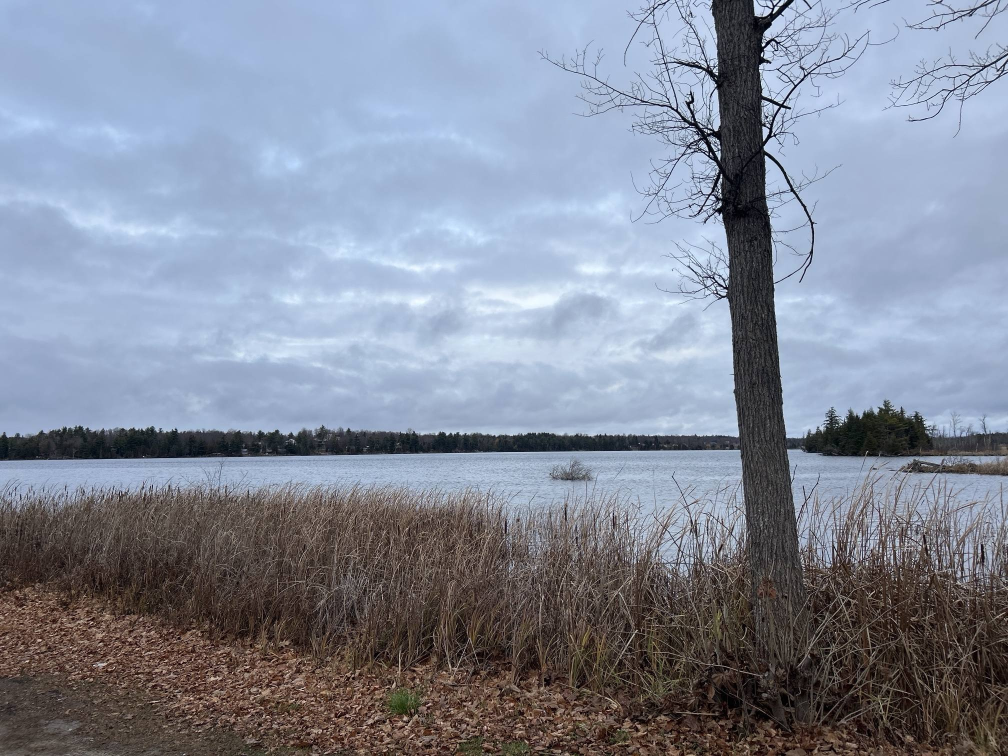
#> input picture projects/artifact-studio/_build/photos/lake.jpg, 2016 x 1512 px (shown at 1/2 size)
$ python prepare_assets.py --lake photos/lake.jpg --sunset photos/sunset.jpg --fonts path/to/font/folder
#> lines starting #> are read from the running program, lines starting #| are printed output that depends on the picture
"""Prepare everything the gallery page embeds: the photo, measurements taken from it,
line art traced from it, and subset fonts. Writes assets.json next to this script.

Usage: python3 prepare_assets.py --lake photos/lake.jpg --sunset photos/sunset.jpg --fonts path/to/font/folder
The font folder must hold the .ttf files listed in FONTS below (all are on Google Fonts, SIL OFL 1.1).
Needs: pillow, numpy, fonttools, brotli.
"""
import argparse, base64, io, json, random, subprocess, os, tempfile
from PIL import Image, ImageOps
import numpy as np
ap=argparse.ArgumentParser(); ap.add_argument('--lake',default='photos/lake.jpg'); ap.add_argument('--sunset',default='photos/sunset.jpg'); ap.add_argument('--fonts',default='fonts'); ap.add_argument('--quality',type=int,default=72)
args=ap.parse_args()
HERE=os.path.dirname(os.path.abspath(__file__))
SRC=args.lake
im = ImageOps.exif_transpose(Image.open(SRC)).convert('RGB')
#> im is the input picture: PIL image 2016x1512 RGB; mean R, G, B 130.9, 137.9, 153.7
W0,H0 = im.size
#> W0 = 2016; H0 = 1512
buf=io.BytesIO(); im.save(buf,'JPEG',quality=args.quality,optimize=True,progressive=True)  # saved without metadata
photo=base64.b64encode(buf.getvalue()).decode()
# analysis on 1600x1200
a=np.asarray(im.resize((1600,1200),Image.LANCZOS)).astype(float); H,W,_=a.shape
#> after `H, W, _ = a.shape`: H = 1200; W = 1600
lum=(0.2126*a[...,0]+0.7152*a[...,1]+0.0722*a[...,2])/255
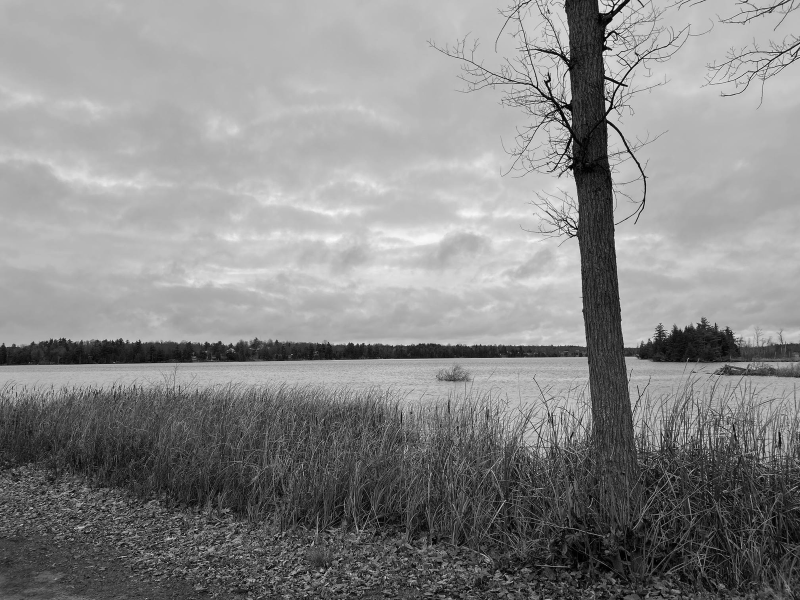
#> lum: shape (1200, 1600) float64 (shown at 1/2 size); min 0, max 1, mean 0.539
N=48
rows=[];
for i in range(N):
    y0,y1=int(i*H/N),int((i+1)*H/N)
    c=a[y0:y1].reshape(-1,3).mean(0)
    rows.append({'b':round(float(lum[y0:y1].mean())*100,1),'c':'#%02x%02x%02x'%tuple(int(round(v)) for v in c)})
#> this loop made 48 passes
#> c on passes 1 to 12: [159, 178, 210.2], [158.9, 177.7, 209.4], [159.9, 178.9, 210.1], [158, 177, 207.4], [155.6, 174.1, 204.1], [158.9, 178.1, 208.2], [159.4, 178.7, 209.1], [160.4, 180.2, 211.2], [158.8, 178.5, 209.4], [157.6, 177.1, 207.9], [157.1, 176.2, 206.7], [156.4, 175.2, 205.2]
#> after the loop, rows = 48 items
def first_dark(x,y0,y1,th,w=10):
#> called with x = 0, y0 = 600, y1 = 790, th = 0.36, w = 10
    col=lum[y0:y1,x:x+w].mean(axis=1); idx=np.where(col<th)[0]
#> after `col = lum[y0:y1, x:x + w].mean(axis=1)`: col = 190 values, max 0.713 at index 159, min 0.0656 at index 120, mean 0.529
#> after `idx = np.where(col < th)[0]`: idx = 40 values from 91 to 130
    return int(y0+idx[0]) if len(idx) else None
tree=[(x,first_dark(x,600,790,0.36)) for x in range(0,1150,10)]
#> tree = 115 pairs, first value 0 to 1140, second value 678 to 695
isl=[(x,first_dark(x,600,790,0.36)) for x in range(1250,1600,10)]
# bottom of far shore = first bright row below treeline
def shore_bottom(x,y):
    col=lum[y:y+80,x:x+10].mean(axis=1); idx=np.where(col>0.5)[0]
    return int(y+idx[0]) if len(idx) else y+30
trunk=[]
for y in range(0,900,25):
    r=lum[y:y+25,1080:1340].mean(axis=0); d=np.where(r<0.36)[0]
    runs=[];s=p=d[0]
    for v in d[1:]:
        if v!=p+1: runs.append((s,p)); s=v
        p=v
    runs.append((s,p)); s,p=max(runs,key=lambda t:t[1]-t[0]); trunk.append((y+12,1080+int(s),1080+int(p)))
#> this loop made 36 passes
#> after the loop, trunk = 36 items, first 6: (12, 1131, 1195), (37, 1135, 1223), (62, 1138, 1209), (87, 1139, 1212), (112, 1140, 1204), (137, 1138, 1207)
# smooth trunk edges with linear fit
ys=np.array([t[0] for t in trunk]); L=np.polyfit(ys,[t[1] for t in trunk],2); R=np.polyfit(ys,[t[2] for t in trunk],2)
#> after `ys = np.array([t[0] for t in trunk])`: ys = 36 values from 12 to 887
#> after `L = np.polyfit(ys, [t[1] for t in trunk], 2)`: L = [7.49e-05, 0.00667, 1136.7]
#> after `R = np.polyfit(ys, [t[2] for t in trunk], 2)`: R = [6.7e-05, 0.0119, 1206.3]
reed=[]
for x in range(0,1600,8):
    if 1120<x<1300: continue
    col=lum[770:1000,x:x+8].mean(axis=1)
    y=None
    for i in range(len(col)-25):
        if col[i]<0.42 and col[i:i+25].mean()<0.45: y=770+i; break
    reed.append((x,y if y else 900))
#> after the loop, reed = 178 pairs, first value 0 to 1592, second value 781 to 917
# kmeans palette
small=np.asarray(im.resize((160,120))).reshape(-1,3).astype(float)
rng=np.random.default_rng(3);k=6;c=small[rng.choice(len(small),k,replace=False)]
#> after `c = small[rng.choice(len(small), k, replace=False)]`: c = [[161, 184, 218], [85, 91, 109], [161, 180, 212], [66, 59, 56], [164, 183, 215], [44, 34, 29]]
for _ in range(60):
    d=((small[:,None]-c[None])**2).sum(-1); l=d.argmin(1)
    c=np.array([small[l==i].mean(0) if (l==i).any() else c[i] for i in range(k)])
#> after the loop, c = [[165.1, 184.8, 215.9], [120.9, 121, 128.8], [152.5, 166.7, 191.4], [89.16, 74.67, 67.65], [186, 205.1, 231.8], [52.89, 44.9, 41.78]]
cnt=np.bincount(l,minlength=k)/len(l)
#> cnt = [0.355, 0.0467, 0.12, 0.186, 0.123, 0.17]
pal=[{'hex':'#%02x%02x%02x'%tuple(int(round(v)) for v in c[i]),'share':round(float(cnt[i])*100,1)} for i in np.argsort(-cnt)]
#> pal = 6 items
# ---- line art paths (viewBox 1600x1200)
def poly(pts): return 'M'+' L'.join(f'{x},{y}' for x,y in pts)
P={}
P['tree']=poly([(x,y) for x,y in tree if y])
P['shore']=poly([(x,shore_bottom(x,y)) for x,y in tree if y][::-1])
#> in shore_bottom, `col = lum[y:y + 80, x:x + 10].mean(axis=1)`: col = 80 values, max 0.713 at index 68, min 0.0656 at index 29, mean 0.392
#> in shore_bottom, `idx = np.where(col > 0.5)[0]`: idx = 39 values from 41 to 79
P['isl']=poly([(x,y) for x,y in isl if y])
tl=[(round(float(np.polyval(L,y))),y) for y in range(0,1001,50)]; tr_=[(round(float(np.polyval(R,y))),y) for y in range(0,1001,50)]
#> after `tl = [(round(float(np.polyval(L, y))), y) for y in range(0, 1001, 50)]`: tl = [(1137, 0), (1137, 50), (1138, 100), (1139, 150), (1141, 200), (1143, 250), (1145, 300), (1148, 350), (1151, 400), (1155, 450), (1159, 500), (1163, 550), (1168, 600), (1173, 650), (1178, 700), (1184, 750), (1190, 800), (1196, 850), (1203, 900), (1211, 950), (1218, 1000)]
#> after `tr_ = [(round(float(np.polyval(R, y))), y) for y in range(0, 1001, 50)`: tr_ = [(1206, 0), (1207, 50), (1208, 100), (1210, 150), (1211, 200), (1213, 250), (1216, 300), (1219, 350), (1222, 400), (1225, 450), (1229, 500), (1233, 550), (1238, 600), (1242, 650), (1247, 700), (1253, 750), (1259, 800), (1265, 850), (1271, 900), (1278, 950), (1285, 1000)]
P['trunkL']=poly(tl); P['trunkR']=poly(tr_)
random.seed(11)
bark=[]
for i in range(26):
    y=random.randint(20,900); xl=np.polyval(L,y); xr=np.polyval(R,y); x=xl+(xr-xl)*random.uniform(.15,.85); h=random.randint(25,70)
    bark.append(f'M{x:.0f},{y} l{random.randint(-3,5)},{h}')
#> this loop made 26 passes
#> (xl, xr, x) on passes 1 to 12: (1157.4, 1227.6, 1210.5), (1162.1, 1232.2, 1214.6), (1195.5, 1263.9, 1230.3), (1138.5, 1208.5, 1170.9), (1164.9, 1234.9, 1215.1), (1170.5, 1240.3, 1228.9), (1173.5, 1243.1, 1184.7), (1137.7, 1207.6, 1149.9), (1192, 1260.6, 1224.6), (1163.1, 1233.2, 1185.1), (1136.9, 1206.6, 1179.7), (1153.8, 1224.2, 1213.5)
#> after the loop, bark = 26 items, first 6: 'M1210,483 l4,54', 'M1215,540 l-1,37', 'M1230,843 l-1,65', 'M1171,116 l-2,34', 'M1215,571 l-3,69', 'M1229,629 l-1,53'
P['bark']=' '.join(bark)
P['branches']=' '.join([
 'M1150,175 Q1040,150 960,120 Q900,95 862,88','M1040,150 Q1010,110 985,70','M990,128 Q950,150 905,165','M1010,137 Q1000,95 1030,60',
 'M1152,235 Q1090,260 1040,300 Q1010,330 1000,345','M1090,262 Q1075,300 1085,335','M1160,400 Q1110,415 1070,450 Q1060,470 1085,478',
 'M1208,235 Q1262,270 1284,320 Q1296,380 1272,446','M1205,95 Q1270,60 1330,22','M1270,60 Q1300,75 1320,110',
 'M1600,95 Q1500,110 1418,128 Q1450,90 1470,60','M1500,110 Q1520,150 1560,170'])
rip=[]
for i in range(16):
    y=random.randint(722,790); x=random.randint(20,1050); w=random.randint(50,170); rip.append(f'M{x},{y} h{w}')
#> this loop made 16 passes
#> (y, x, w) on passes 1 to 12: (760, 60, 76), (745, 827, 159), (734, 106, 68), (749, 924, 83), (723, 693, 156), (759, 810, 59), (731, 204, 76), (753, 51, 126), (769, 781, 129), (780, 280, 125), (783, 297, 160), (771, 394, 130)
#> after the loop, rip = ['M60,760 h76', 'M827,745 h159', 'M106,734 h68', 'M924,749 h83', 'M693,723 h156', 'M810,759 h59', 'M204,731 h76', 'M51,753 h126', 'M781,769 h129', 'M280,780 h125', 'M297,783 h160', 'M394,771 h130', 'M656,741 h166', 'M530,751 h142', 'M344,746 h144', 'M815,747 h162']
for i in range(5):
    y=random.randint(730,800); x=random.randint(1300,1500); rip.append(f'M{x},{y} h{random.randint(40,90)}')
#> this loop made 5 passes
#> (y, x) on passes 1 to 5: (791, 1454), (783, 1312), (743, 1309), (762, 1361), (780, 1365)
#> after the loop, rip = 21 items, first 6: 'M60,760 h76', 'M827,745 h159', 'M106,734 h68', 'M924,749 h83', 'M693,723 h156', 'M810,759 h59'
P['ripples']=' '.join(rip)
P['bush']='M905,760 Q880,740 872,728 M905,760 Q896,735 890,722 M905,760 Q906,738 910,724 M905,760 Q922,742 934,730 M905,760 Q930,752 942,746 M880,762 h52'
rd=[]
for x,y in reed:
    for j in range(1):
        xx=x+random.randint(0,7); top=y-random.randint(0,38); base=min(1010,y+random.randint(60,170)); lean=random.randint(-14,14)
        rd.append(f'M{xx},{base} Q{xx+lean//2},{(top+base)//2} {xx+lean},{top}')
#> this loop made 178 passes
#> (x, y) on passes 1 to 3: (0, 793), (8, 799), (16, 806)
#> after the loop, rd = 178 items, first 6: 'M7,919 Q2,847 -2,775', 'M9,888 Q9,839 10,791', 'M17,893 Q13,841 9,789', 'M24,907 Q23,858 23,809', 'M39,868 Q32,827 26,786', 'M42,912 Q43,849 44,787'
P['reeds']=' '.join(rd)
cat=[]
for x,y in reed[::7]:
    xx=x+random.randint(-6,6); t=y-random.randint(30,60); cat.append(f'M{xx},{t} v{random.randint(16,24)}')
#> this loop made 26 passes
#> (x, y, xx, t) on passes 1 to 12: (0, 793, 2, 761), (56, 801, 59, 753), (112, 801, 116, 757), (168, 791, 174, 761), (224, 784, 222, 748), (280, 785, 285, 746), (336, 782, 341, 728), (392, 785, 390, 727), (448, 795, 445, 754), (504, 787, 503, 728), (560, 796, 559, 744), (616, 791, 619, 742)
#> after the loop, cat = 26 items, first 6: 'M2,761 v22', 'M59,753 v23', 'M116,757 v20', 'M174,761 v17', 'M222,748 v17', 'M285,746 v23'
P['cattails']=' '.join(cat)
P['ground']='M0,1010 Q300,985 620,1040 T1150,1030 T1600,1000'
# ---- fonts
FD=args.fonts.rstrip('/')+'/'; TMP=tempfile.mkdtemp()
FONTS=[('np7','NationalPark-Bold.ttf'),('np4','NationalPark-Regular.ttf'),('cp4','CrimsonPro-Regular.ttf'),('cp4i','CrimsonPro-Italic.ttf'),('cp7','CrimsonPro-Bold.ttf'),
 ('is4','InstrumentSans-Regular.ttf'),('is7','InstrumentSans-Bold.ttf'),('jb4','JetBrainsMono-Regular.ttf'),('gl4','Gloock-Regular.ttf'),('bs7','BigShoulders-Bold.ttf'),
 ('ws4','WorkSans-Regular.ttf'),('ws7','WorkSans-Bold.ttf'),('px4','IBMPlexSerif-Regular.ttf'),('px4i','IBMPlexSerif-Italic.ttf'),('px7','IBMPlexSerif-Bold.ttf')]
fonts={}
for name,f in FONTS:
    out=os.path.join(TMP,name+'.woff2')
#> (the run stopped early here; a loop or call above may not have finished)

$ run again, with projects/artifact-studio/_build/photos/cheetah.jpg copied over projects/artifact-studio/_build/photos/lake.jpg
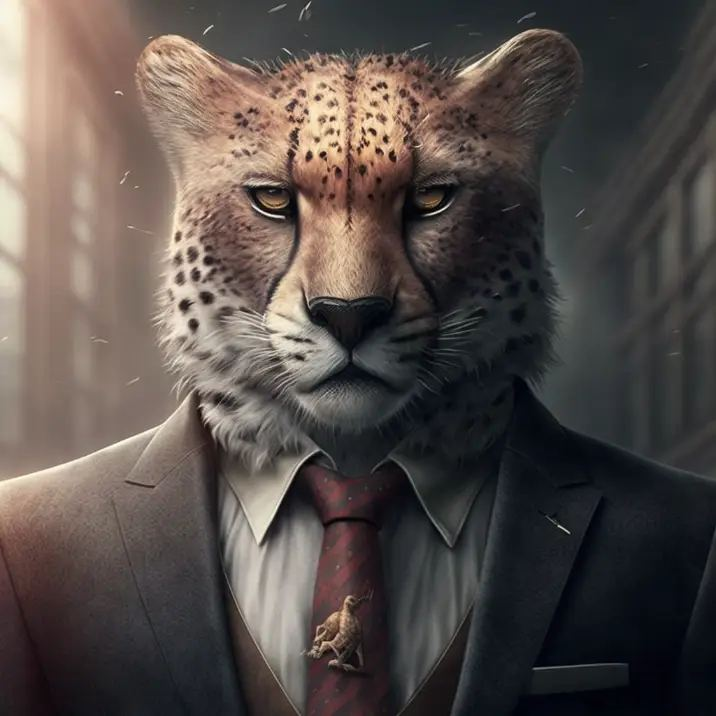
#> input picture projects/artifact-studio/_build/photos/cheetah.jpg, 716 x 716 px
#> im is the input picture: PIL image 716x716 RGB; mean R, G, B 85.7, 77.3, 73.4
#> `a = np.asarray(im.resize((1600, 1200), Image.LANCZOS)).astype(float)`:
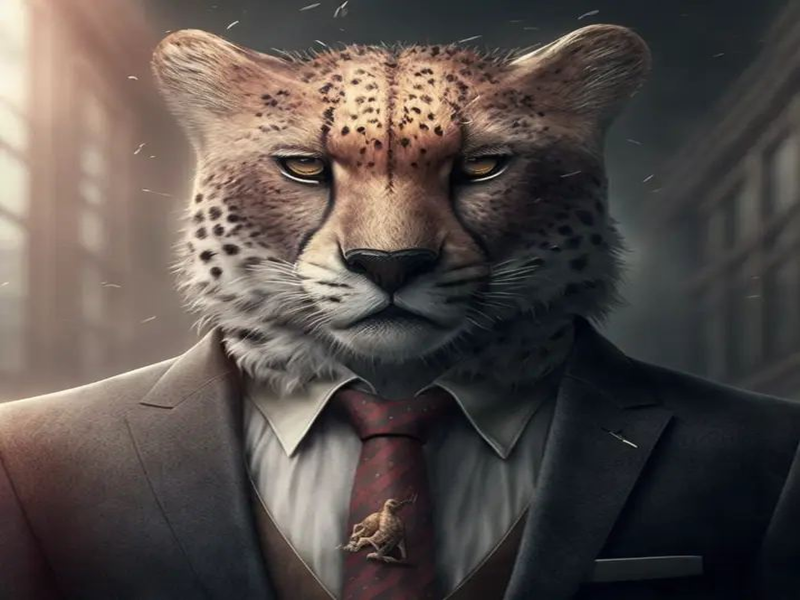
#> a: shape (1200, 1600, 3) float64 (shown at 1/2 size); mean R, G, B 85.7, 77.3, 73.4
#> `lum=(0.2126*a[...,0]+0.7152*a[...,1]+0.0722*a[...,2])/255`:
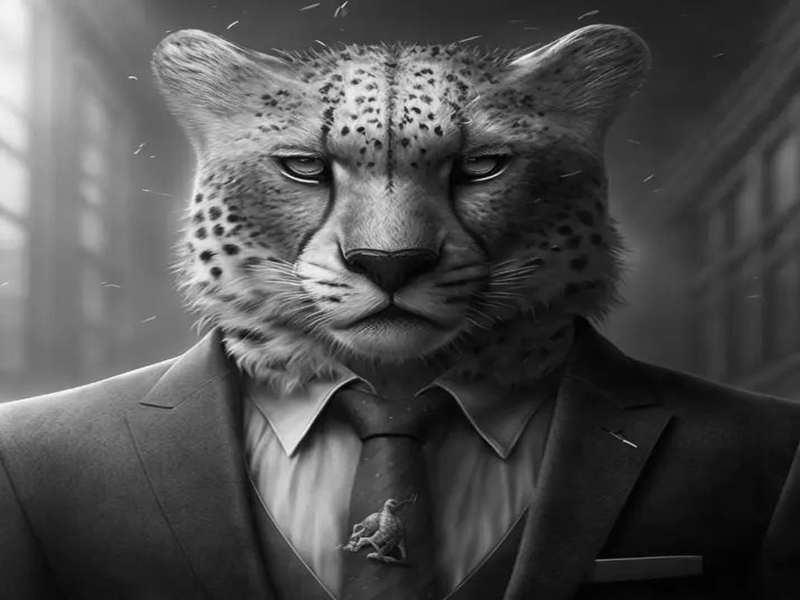
#> lum: shape (1200, 1600) float64 (shown at 1/2 size); min 0, max 0.998, mean 0.309
#> the loop `for i in range(N):` made 48 passes
#> c on passes 1 to 8: [73.49, 70.66, 68.64], [76.91, 73.07, 70.95], [88.26, 82.12, 77.33], [101.5, 91.18, 83.79], [122.4, 103.7, 92.59], [129.8, 107.6, 95.24], [134.3, 111.5, 98.34], [133, 111.5, 97.67]
#> after the loop `for i in range(N):`: rows = 48 items
#> in first_dark, `col = lum[y0:y1, x:x + w].mean(axis=1)`: col = 190 values, max 0.606 at index 7, min 0.467 at index 149, mean 0.537
#> in first_dark, `idx = np.where(col < th)[0]`: idx = empty array
#> tree = 115 items
#> the loop `for y in range(0,900,25):` made 36 passes
#> after the loop `for y in range(0,900,25):`: trunk = 36 items, first 6: (12, 1080, 1339), (37, 1080, 1339), (62, 1183, 1339), (87, 1146, 1339), (112, 1114, 1339), (137, 1080, 1339)
#> ys = 36 values from 12 to 887
#> L = [0.00011, -0.13, 1114.3]
#> R = [8.96e-05, -0.0843, 1347.7]
#> after the loop `for x in range(0,1600,8):`: reed = 178 pairs, first value 0 to 1592, second value 770 to 900
#> `c = small[rng.choice(len(small), k, replace=False)]`: c = [[194, 159, 132], [45, 44, 47], [158, 112, 93], [211, 204, 194], [241, 210, 173], [79, 66, 65]]
#> after the loop `for _ in range(60):`: c = [[136.6, 115.2, 104.1], [21.47, 23.43, 28.31], [88.34, 78.23, 74.46], [176, 151.7, 134.7], [218.1, 198.1, 175.7], [54.14, 52.62, 53.27]]
#> cnt = [0.154, 0.28, 0.128, 0.114, 0.0598, 0.265]
#> pal = 6 items
#> in shore_bottom, `col = lum[y:y + 80, x:x + 10].mean(axis=1)`: col = 80 values, max 0.42 at index 25, min 0.328 at index 71, mean 0.368
#> in shore_bottom, `idx = np.where(col > 0.5)[0]`: idx = empty array
#> tl = [(1114, 0), (1108, 50), (1102, 100), (1097, 150), (1093, 200), (1089, 250), (1085, 300), (1082, 350), (1080, 400), (1078, 450), (1077, 500), (1076, 550), (1076, 600), (1076, 650), (1077, 700), (1079, 750), (1081, 800), (1083, 850), (1087, 900), (1090, 950), (1094, 1000)]
#> tr_ = [(1348, 0), (1344, 50), (1340, 100), (1337, 150), (1334, 200), (1332, 250), (1330, 300), (1329, 350), (1328, 400), (1328, 450), (1328, 500), (1328, 550), (1329, 600), (1331, 650), (1333, 700), (1335, 750), (1338, 800), (1341, 850), (1344, 900), (1348, 950), (1353, 1000)]
#> the loop `for i in range(26):` made 26 passes
#> (xl, xr, x) on passes 1 to 8: (1077.3, 1327.9, 1266.8), (1076.3, 1328.3, 1265), (1083, 1340.3, 1213.8), (1100.8, 1339.2, 1211.1), (1076.1, 1328.8, 1257.2), (1076.2, 1330.1, 1288.9), (1076.5, 1331, 1117.4), (1104.7, 1341.6, 1146.1)
#> after the loop `for i in range(26):`: bark = 26 items, first 6: 'M1267,483 l4,54', 'M1265,540 l-1,37', 'M1214,843 l-1,65', 'M1211,116 l-2,34', 'M1257,571 l-3,69', 'M1289,629 l-1,53'
#> the loop `for i in range(16):` made 16 passes
#> (y, x, w) on passes 1 to 8: (760, 60, 76), (745, 827, 159), (734, 106, 68), (749, 924, 83), (723, 693, 156), (759, 810, 59), (731, 204, 76), (753, 51, 126)
#> after the loop `for i in range(16):`: rip = ['M60,760 h76', 'M827,745 h159', 'M106,734 h68', 'M924,749 h83', 'M693,723 h156', 'M810,759 h59', 'M204,731 h76', 'M51,753 h126', 'M781,769 h129', 'M280,780 h125', 'M297,783 h160', 'M394,771 h130', 'M656,741 h166', 'M530,751 h142', 'M344,746 h144', 'M815,747 h162']
#> the loop `for i in range(5):` made 5 passes
#> (y, x) on passes 1 to 5: (791, 1454), (783, 1312), (743, 1309), (762, 1361), (780, 1365)
#> after the loop `for i in range(5):`: rip = 21 items, first 6: 'M60,760 h76', 'M827,745 h159', 'M106,734 h68', 'M924,749 h83', 'M693,723 h156', 'M810,759 h59'
#> the loop `for x,y in reed:` made 178 passes
#> (x, y) on passes 1 to 3: (0, 891), (8, 894), (16, 885)
#> after the loop `for x,y in reed:`: rd = 178 items, first 6: 'M7,1010 Q2,941 -2,873', 'M9,983 Q9,934 10,886', 'M17,972 Q13,920 9,868', 'M24,986 Q23,937 23,888', 'M39,953 Q32,912 26,871', 'M42,991 Q43,928 44,866'
#> the loop `for x,y in reed[::7]:` made 26 passes
#> (x, y, xx, t) on passes 1 to 8: (0, 891, 2, 859), (56, 883, 59, 835), (112, 878, 116, 834), (168, 863, 174, 833), (224, 861, 222, 825), (280, 805, 285, 766), (336, 813, 341, 759), (392, 770, 390, 712)
#> after the loop `for x,y in reed[::7]:`: cat = 26 items, first 6: 'M2,859 v22', 'M59,835 v23', 'M116,834 v20', 'M174,833 v17', 'M222,825 v17', 'M285,766 v23'
